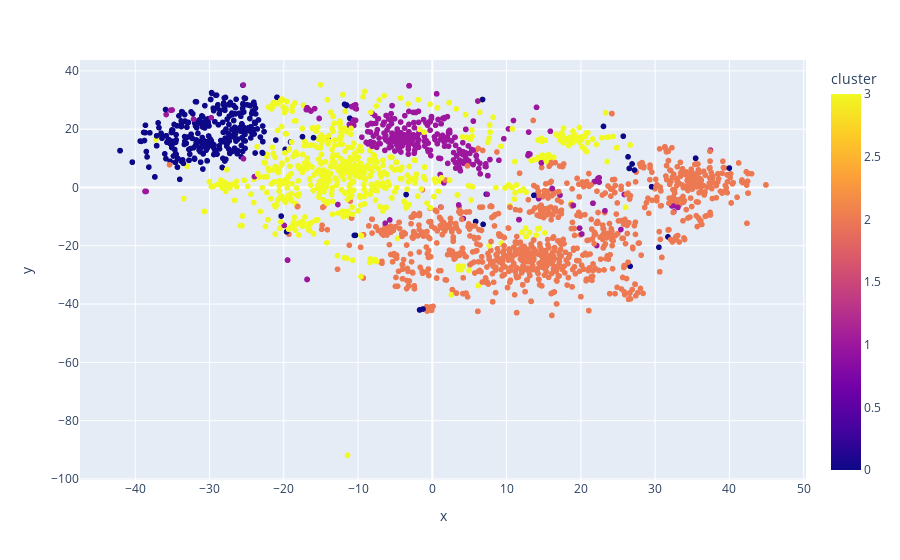
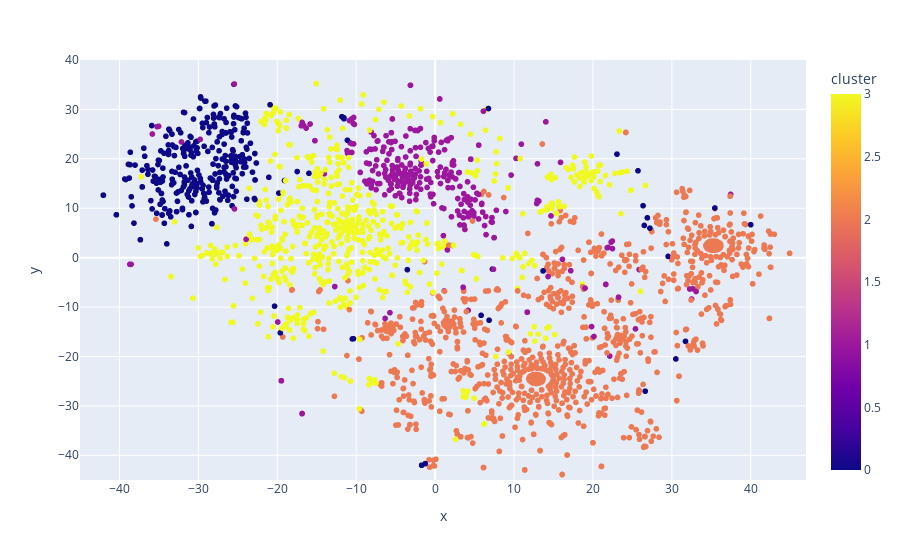

The code cell stored with these charts, in order, in its notebook:
### Markdown cell above
# Q1.A.c.

### Code cell
import plotly.express as px

display(px.scatter(df, x="x", y="y", hover_name="text", color='cluster'))
display(px.scatter(df, x="x", y="y", hover_name="text", color='cluster', range_x=[-45, 47], range_y=[-45, 40]))

### Figure 1 — Plotly figure (JSON) as saved in the notebook; plotly's stock layout.template omitted (floating-point values rounded to 4 significant figures; data arrays with more than 128 entries replaced by an {"elided": "..."} marker saying what was removed)
{"data": [{"hovertemplate": "<b>%{hovertext}</b><br><br>x=%{x}<br>y=%{y}<br>cluster=%{marker.color}<extra></extra>", "hovertext": {"elided": "2443 str values"}, "legendgroup": "", "marker": {"color": {"elided": "2443 int values"}, "coloraxis": "coloraxis", "symbol": "circle"}, "mode": "markers", "name": "", "showlegend": false, "type": "scattergl", "x": {"elided": "2443 float values"}, "xaxis": "x", "y": {"elided": "2443 float values"}, "yaxis": "y"}], "layout": {"coloraxis": {"colorbar": {"title": {"text": "cluster"}}, "colorscale": [[0, "#0d0887"], [0.1111, "#46039f"], [0.2222, "#7201a8"], [0.3333, "#9c179e"], [0.4444, "#bd3786"], [0.5556, "#d8576b"], [0.6667, "#ed7953"], [0.7778, "#fb9f3a"], [0.8889, "#fdca26"], [1, "#f0f921"]]}, "legend": {"tracegroupgap": 0}, "margin": {"t": 60}, "xaxis": {"anchor": "y", "domain": [0, 1], "title": {"text": "x"}}, "yaxis": {"anchor": "x", "domain": [0, 1], "title": {"text": "y"}}}}

### Figure 2 — Plotly figure (JSON) as saved in the notebook; plotly's stock layout.template omitted (floating-point values rounded to 4 significant figures; data arrays with more than 128 entries replaced by an {"elided": "..."} marker saying what was removed)
{"data": [{"hovertemplate": "<b>%{hovertext}</b><br><br>x=%{x}<br>y=%{y}<br>cluster=%{marker.color}<extra></extra>", "hovertext": {"elided": "2443 str values"}, "legendgroup": "", "marker": {"color": {"elided": "2443 int values"}, "coloraxis": "coloraxis", "symbol": "circle"}, "mode": "markers", "name": "", "showlegend": false, "type": "scattergl", "x": {"elided": "2443 float values"}, "xaxis": "x", "y": {"elided": "2443 float values"}, "yaxis": "y"}], "layout": {"coloraxis": {"colorbar": {"title": {"text": "cluster"}}, "colorscale": [[0, "#0d0887"], [0.1111, "#46039f"], [0.2222, "#7201a8"], [0.3333, "#9c179e"], [0.4444, "#bd3786"], [0.5556, "#d8576b"], [0.6667, "#ed7953"], [0.7778, "#fb9f3a"], [0.8889, "#fdca26"], [1, "#f0f921"]]}, "legend": {"tracegroupgap": 0}, "margin": {"t": 60}, "xaxis": {"anchor": "y", "domain": [0, 1], "range": [-45, 47], "title": {"text": "x"}}, "yaxis": {"anchor": "x", "domain": [0, 1], "range": [-45, 40], "title": {"text": "y"}}}}
